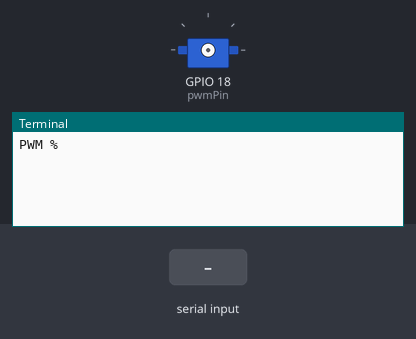
Simulated run of this program. Board: Raspberry Pi (BCM pin numbers). Parts: servo, the last lines printed to the terminal. The test bench sets the inputs (shaded band). Servo angles are drawn from the pulse width (0.5 ms = 0°, 2.5 ms = 180°).

Above: at 1.2 s.
1.3 s: "5" typed at the terminal, then Enter
At 1.31 s:
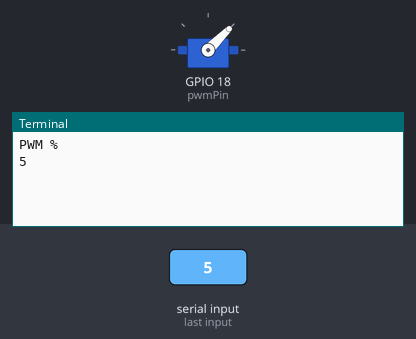
2.8 s: "90" typed at the terminal, then Enter
At 4.2 s:
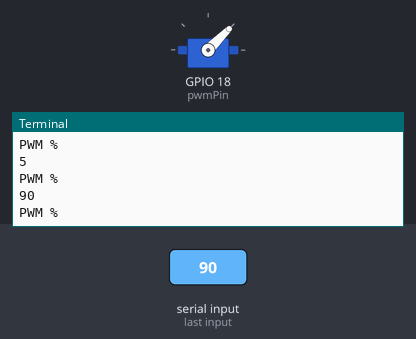

The program:

ServoMotor.py
```python
import RPi.GPIO as GPIO
from time import sleep
GPIO.setmode(GPIO.BCM)
pwmPin=18
GPIO.setup(pwmPin,GPIO.OUT)
pwm=GPIO.PWM(pwmPin,50)
pwm.start(0)
try:
    while True:
        pwmPercent=float(input('PWM % '))
        pwm.ChangeDutyCycle(pwmPercent)
        sleep(.1)

except KeyboardInterrupt:
    GPIO.cleanup()
    print("Good to go")    
```

Measured:
- after the input at 1.3 s, the terminal: prints a new line at once (image 1)
- after the input at 2.8 s, the terminal: prints a new line at once (image 2)
